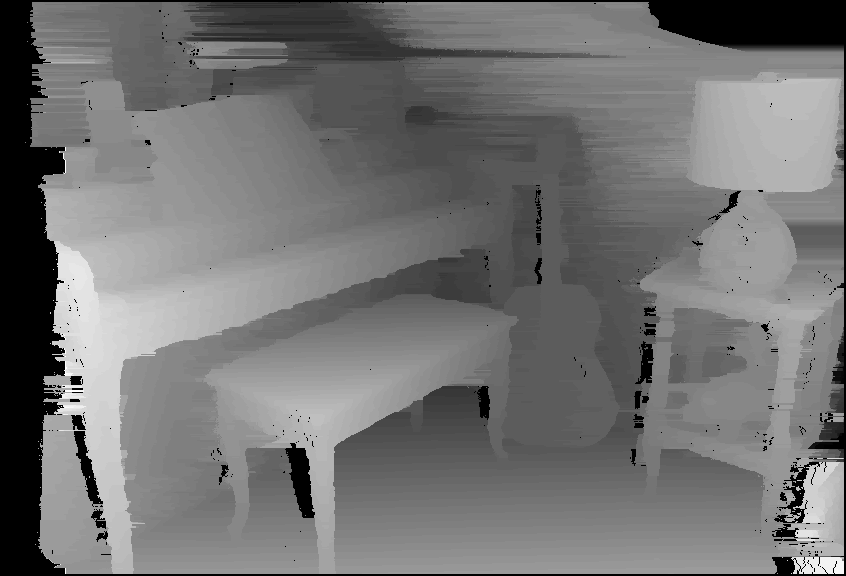
#> input picture dp_images/dp_cone.png, 846 x 576 px
$ python dp_stereo_matching.py -l dp_images/dp_cone.png -r dp_images/dp_cone.png
#> lines starting #> are read from the running program, lines starting #| are printed output that depends on the picture
import numpy as np
import matplotlib.pyplot as plt
from PIL import Image
import cv2
import imageio
import os
import argparse


parser = argparse.ArgumentParser()
parser.add_argument('--left_image', '-l', default = './source_images/Piano-l.png', type=str, help='left image path')
parser.add_argument('--right_image', '-r', default = './source_images/Piano-r.png', type=str, help='right image path')
parser.add_argument('--save_image', '-s', default = './dp_images/dp_cone.png', type=str, help='save image path')
parser.add_argument('--occlusion_cost', '-o', default = 1000, type=int, help='occlusion cost for dp')
parser.add_argument('--block_size', '-p', default = 5, type=int, help='block size for dissimilarity')
parser.add_argument('--camera_baesline', '-c', default = 64, type=int, help='camera baseline, scan line consistency')
parser.add_argument('--match_cost', '-m', default = 'grad', type=str, help='type of cost computation [abs, sqr, ncc, grad]')
parser.add_argument('--filter', '-f', action='store_true') # store_true의 경우 default 값은 false이며, 인자를 적어 주면 true가 저장된다.
parser.add_argument('--filter_type', '-ft', default = 'gaussian', type=str, help='filter type [gaussian, bilateral, guided]')
parser.add_argument('--kernel_size', '-cs', default = 3, type=int, help='gaussian filter kernel size')
parser.add_argument('--filling', '-fl', action='store_true')
parser.add_argument('--fill_type', '-flt', default = 'wmf', type=str, help='occulsion filling type [simple, wmf(=weighted median filter)]')
parser.add_argument('--resize_scale', '-rs', default = 0.3, type=float, help='resize 2014 data set')
args = parser.parse_args()
print(args)


# [22 lines of commented-out code are left out]

left_img_origin = cv2.imread(args.left_image)
#> left_img_origin is the input picture: shape (576, 846, 3); min 0, max 255, mean 114.7
right_img_origin = cv2.imread(args.right_image)
print('image shape:', left_img_origin.shape)
#| image shape: (576, 846, 3)

if args.resize_scale != 1:
    left_img_origin = cv2.resize(left_img_origin, (0, 0), fx=0.3, fy=0.3, interpolation=cv2.INTER_AREA)
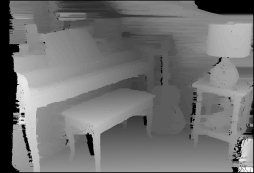
#> left_img_origin: shape (173, 254, 3); min 0, max 247, mean 114.5
    right_img_origin = cv2.resize(right_img_origin, (0, 0), fx=0.3, fy=0.3, interpolation=cv2.INTER_AREA)
    print(args.resize_scale, 'resized image shape:', left_img_origin.shape)
#| 0.3 resized image shape: (173, 254, 3)

img_L = cv2.cvtColor(left_img_origin, cv2.COLOR_BGR2GRAY)
img_R = cv2.cvtColor(right_img_origin, cv2.COLOR_BGR2GRAY)

# [4 lines of commented-out code are left out]

if args.filter:
    print('filter:', args.filter_type)
    if args.filter_type == 'gaussian':
        # Get gaussian filter
        filter = cv2.getGaussianKernel(ksize=args.kernel_size, sigma=1)

        # Make 2D gaussian filter ( Option )
        filter = filter * filter.T

        # Apply filter to image
        img_L = cv2.filter2D(img_L, -1, filter)
        img_R = cv2.filter2D(img_R, -1, filter)

    elif args.filter_type == 'bilateral':
        img_L = cv2.bilateralFilter(img_L, 7, 50, 50)
        img_R = cv2.bilateralFilter(img_R, 7, 50, 50)
        # cv2.imshow('left', img_L)
        # cv2.imshow('right', img_R)
        # cv2.waitKey(0)

    elif args.filter_type == 'guided':
        r = 9
        eps = 0.01
        img_L = cv2.ximgproc.guidedFilter(left_img_origin, img_L, r, eps)
        img_R = cv2.ximgproc.guidedFilter(right_img_origin, img_R, r, eps)
        # cv2.imshow('left', img_L)
        # cv2.imshow('right', img_R)
        # cv2.waitKey(0)


# Height and Width
row_length, column_length, channel_length = left_img_origin.shape
#> row_length = 173; column_length = 254; channel_length = 3

# Patch size
block_size = args.block_size
half_size = block_size // 2

# depth map
disparity_left = np.zeros(img_L.shape)
disparity_right = np.zeros(img_L.shape)

occlusion_cost = args.occlusion_cost
camera_baesline = args.camera_baesline

# matching cost 변화에 따라 파라미터 조정
if args.match_cost == 'ncc':
    occlusion_cost = -0.4
    eps = 1e-6
elif args.match_cost == 'grad':
    # dissimilarity 미리 계산
    occlusion_cost = 40
    threshBorder = 3
    thresColor = 7
    thresGrad = 2
    gamma = 0.11

    # compute gradient from grayscale images
    left_gradient_x = np.gradient(img_L, axis=1)
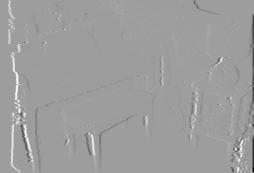
#> left_gradient_x: shape (173, 254) float64; min -185, max 114, mean -0.1; drawn with min black and max white
    left_gradient_x = left_gradient_x + 128 # 음수 값 처리
    left_gradient_y = np.gradient(img_L, axis=0)
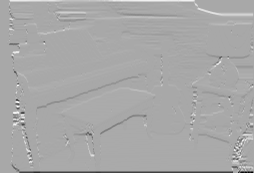
#> left_gradient_y: shape (173, 254) float64; min -186, max 95.5, mean -0.1; drawn with min black and max white
    left_gradient_y = left_gradient_y + 128

    right_gradient_x = np.gradient(img_R, axis=1)
    right_gradient_x = right_gradient_x + 128
    right_gradient_y = np.gradient(img_R, axis=0)
    right_gradient_y = right_gradient_y + 128

    cost_volume = np.ones((row_length, column_length, camera_baesline + 1)).astype(np.float32) * threshBorder

    # 0 ~ camera_baesline 에 해당하는 cost 계산
    for d in range(camera_baesline + 1):
        print('grad cost:', d)
        # color cost
        cost_temp = np.ones((row_length, column_length, channel_length)) * threshBorder
        cost_temp[:, d:, :] = right_img_origin[:, :column_length-d, :]
        cost_color = abs(left_img_origin - cost_temp)
        cost_color = np.mean(cost_color, axis = 2) # bgr mean
        cost_color = np.minimum(cost_color, thresColor)

        # gradient cost
        cost_temp = np.ones((row_length, column_length)) * threshBorder
        cost_temp[:, d:] = right_gradient_x[:, :column_length-d]
        cost_grad_x = abs(left_gradient_x - cost_temp)

        cost_temp = np.ones((row_length, column_length)) * threshBorder
        cost_temp[:, d:] = right_gradient_y[:, :column_length-d]
        cost_grad_y = abs(left_gradient_y - cost_temp)

        cost_grad = np.minimum(cost_grad_x + cost_grad_y, thresGrad)

        cost_volume[:, :, d] = gamma * cost_color + (1 - gamma) * cost_grad
#> this loop made 65 passes
#> pass 2, `cost_color = abs(left_img_origin - cost_temp)`:
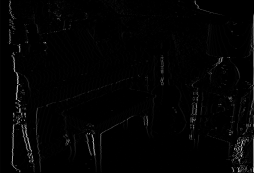
#> cost_color: shape (173, 254, 3) float64; min 0, max 194, mean 3.7
#> after the loop:
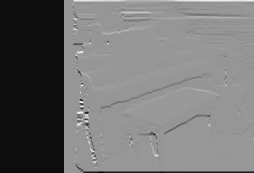
#> cost_temp: shape (173, 254) float64; min -9, max 223.5, mean 96.4; drawn with min black and max white

    # depth_left = np.argmin(cost_volume, axis = 2)
    # imageio.imwrite('./grad_test.png', depth_left)
    # exit(0)


for row_idx in range(half_size, row_length - half_size):
    print('depth [%d / %d]' % (row_idx, row_length - half_size))
    dp = np.zeros((column_length, column_length))
    back_track = np.ones((column_length, column_length))

    for i in range(column_length):
        dp[0, i] = i * occlusion_cost
    for i in range(column_length):
        dp[i, 0] = i * occlusion_cost

    for i in range(half_size, column_length - half_size): # right image
        mask_R = img_R[row_idx-half_size:row_idx+half_size+1, i-half_size:i+half_size+1]
        if args.match_cost == 'grad':
            color_mask_R = right_img_origin[row_idx-half_size:row_idx+half_size+1, i-half_size:i+half_size+1]

        for j in range(i, min(i + camera_baesline + 1, column_length - half_size)): # left image - scan line consistency
            mask_L = img_L[row_idx-half_size:row_idx+half_size+1, j-half_size:j+half_size+1]
            if args.match_cost == 'grad':
                color_mask_L = left_img_origin[row_idx-half_size:row_idx+half_size+1, i-half_size:i+half_size+1]

            if args.match_cost == 'sqr':
                dissimilarity = np.sum((mask_R - mask_L) ** 2)
            elif args.match_cost == 'abs':
                dissimilarity = np.sum(abs(mask_R - mask_L))
            elif args.match_cost == 'ncc':
                mask_R = (mask_R - np.mean(mask_R)) / (np.std(mask_R) + eps)
                mask_L = (mask_L - np.mean(mask_L)) / (np.std(mask_L) + eps)
                dissimilarity = -np.sum(mask_R * mask_L) # 음수로 만듦, 값이 작을수록 좋다
            elif args.match_cost == 'grad':
                dissimilarity = np.sum(cost_volume[row_idx-half_size:row_idx+half_size+1, j-half_size:j+half_size+1, j-i])

            # 세방향 값 계산
            min1 = dp[i - 1, j - 1] + dissimilarity
            if j == i + camera_baesline: # left 가 camera baseline 보다 넘어서게 차이날 수는 없음, 대각선 위로 넘어가면 안됨
                min2 = 100000000
            else:
                min2 = dp[i - 1, j] + occlusion_cost
            if i == j: # left 가 right 보다 뒤로 갈 수는 없음, 대각선 아래로 넘어가면 안됨
                min3 = 100000000
            else:
                min3 = dp[i, j - 1] + occlusion_cost
            cmin = min(min1, min2, min3)
            dp[i, j] = cmin # cost
            if cmin == min1:
                back_track[i, j] = 1
            elif cmin == min2:
                back_track[i, j] = 2
            elif cmin == min3:
                back_track[i, j] = 3

    i = column_length - 1
    j = column_length - 1

    while i != 0 and j != 0:
        assert i <= j and j <= i + camera_baesline
        if back_track[i, j] == 1:
            disparity_right[row_idx, i] = abs(i - j) # disparity
            disparity_left[row_idx, j] = abs(i - j) # disparity
            i = i - 1
            j = j - 1
        elif back_track[i, j] == 2:
            i = i - 1
        elif back_track[i, j] == 3:
            j = j - 1
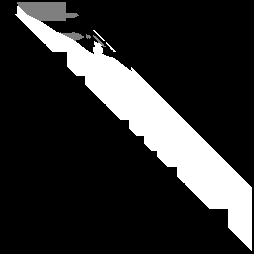
#> back_track: shape (254, 254) float64; min 1, max 3, mean 1.37; drawn with min black and max white
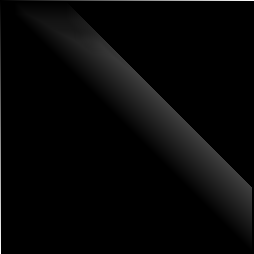
#> dp: shape (254, 254) float64; min 0, max 10120, mean 279.8; drawn with min black and max white
    # break


disparity_left = disparity_left.astype(np.int8)
#> disparity_left: shape (173, 254) int8; every value is 0
disparity_right = disparity_right.astype(np.int8)


if args.filling:
    print('occlusion:', args.fill_type)
    if args.fill_type == 'simple':
        # handle occlusion
        depth_temp = np.zeros(disparity_left.shape)
        for i in range(row_length):
            print('occlusion [%d / %d]' % (i, row_length))
            for j in range(column_length):
                # depth 가 0 이라면 좌우 가까운 값을 가져옴
                if disparity_left[i, j] == 0:
                    to_left = j - 1
                    to_right = j + 1
                    while to_left >= 0 or to_right < column_length:
                        if to_left >= 0 and disparity_left[i, to_left] != 0:
                            depth_temp[i, j] = disparity_left[i, to_left]
                            break
                        if to_right < column_length and disparity_left[i, to_right] != 0:
                            depth_temp[i, j] = disparity_left[i, to_right]
                            break
                        to_left -= 1
                        to_right += 1

        for i in range(row_length):
            print('occlusion copy [%d / %d]' % (i, row_length))
            for j in range(column_length):
                if depth_temp[i, j] != 0:
                    disparity_left[i, j] = depth_temp[i, j]

    elif args.fill_type == 'wmf':
        r_median = 15

        depth = disparity_left.copy()
        # left-right consistancy check
        for row in range(row_length):
            for col in range(column_length):
                left_depth = disparity_left[row, col]
                if left_depth > col:
                    continue

                right_depth = disparity_right[row, col-left_depth]
                if abs(left_depth - right_depth) >= 1:
                    depth[row, col] = -1

        occluded_pixel, filled_depth = fill_invalid(depth, camera_baesline)
        # imageio.imwrite('./filled_test.png', filled_depth)
        disparity_left = weighted_median_filter(left_img_origin, filled_depth, occluded_pixel, r_median, camera_baesline)


# save image
save_path = './dp_images'
os.makedirs(save_path, exist_ok=True)
# imageio.imwrite(os.path.join(save_path, 'dp_depth_%s_%d_%d.png' % (args.match_cost, block_size, occlusion_cost)), disparity_left)
imageio.imwrite(args.save_image, disparity_left)

# [6 lines of commented-out code are left out]
